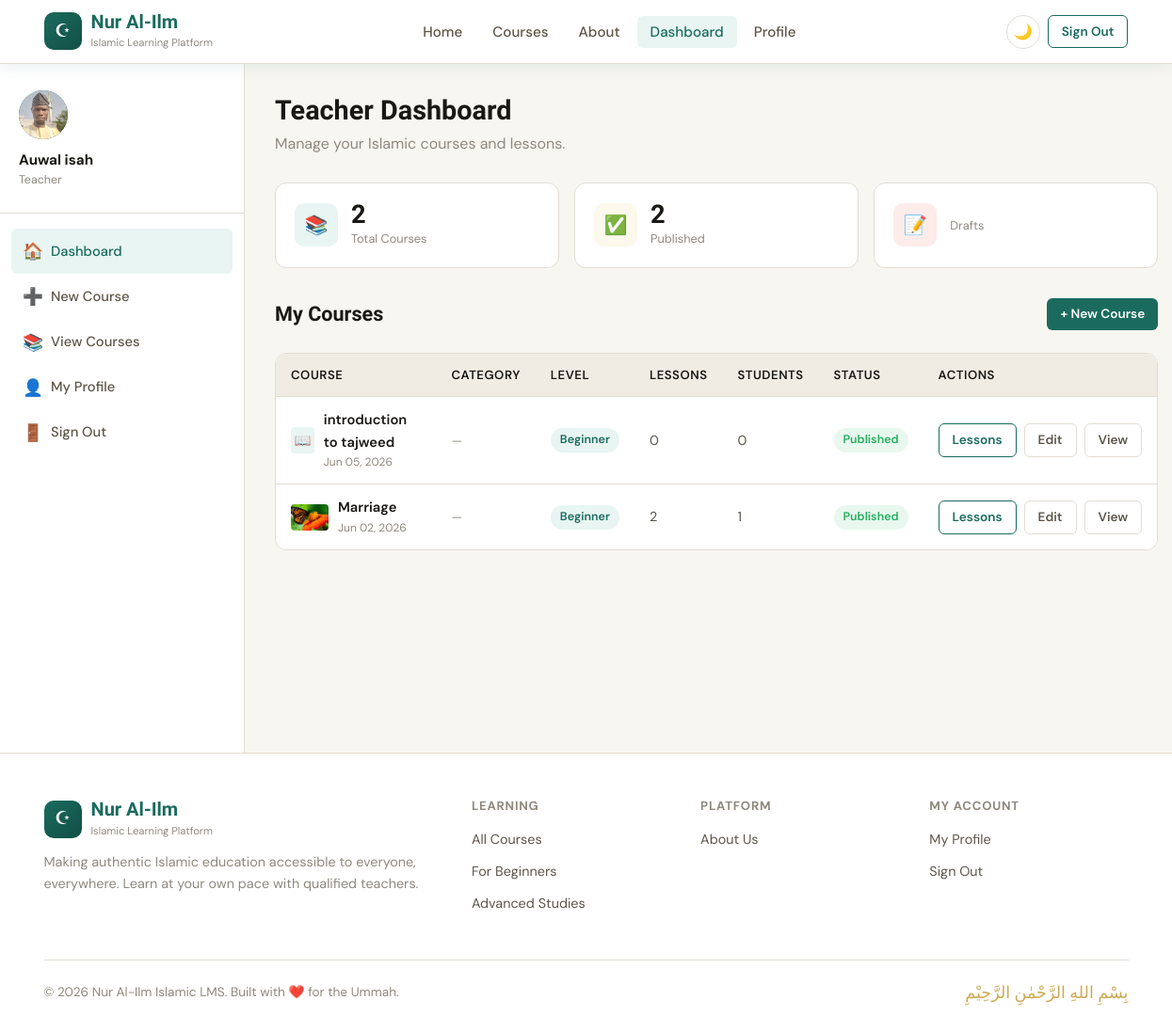
The app's page /courses/dashboard/teacher/ (signed in), older data.
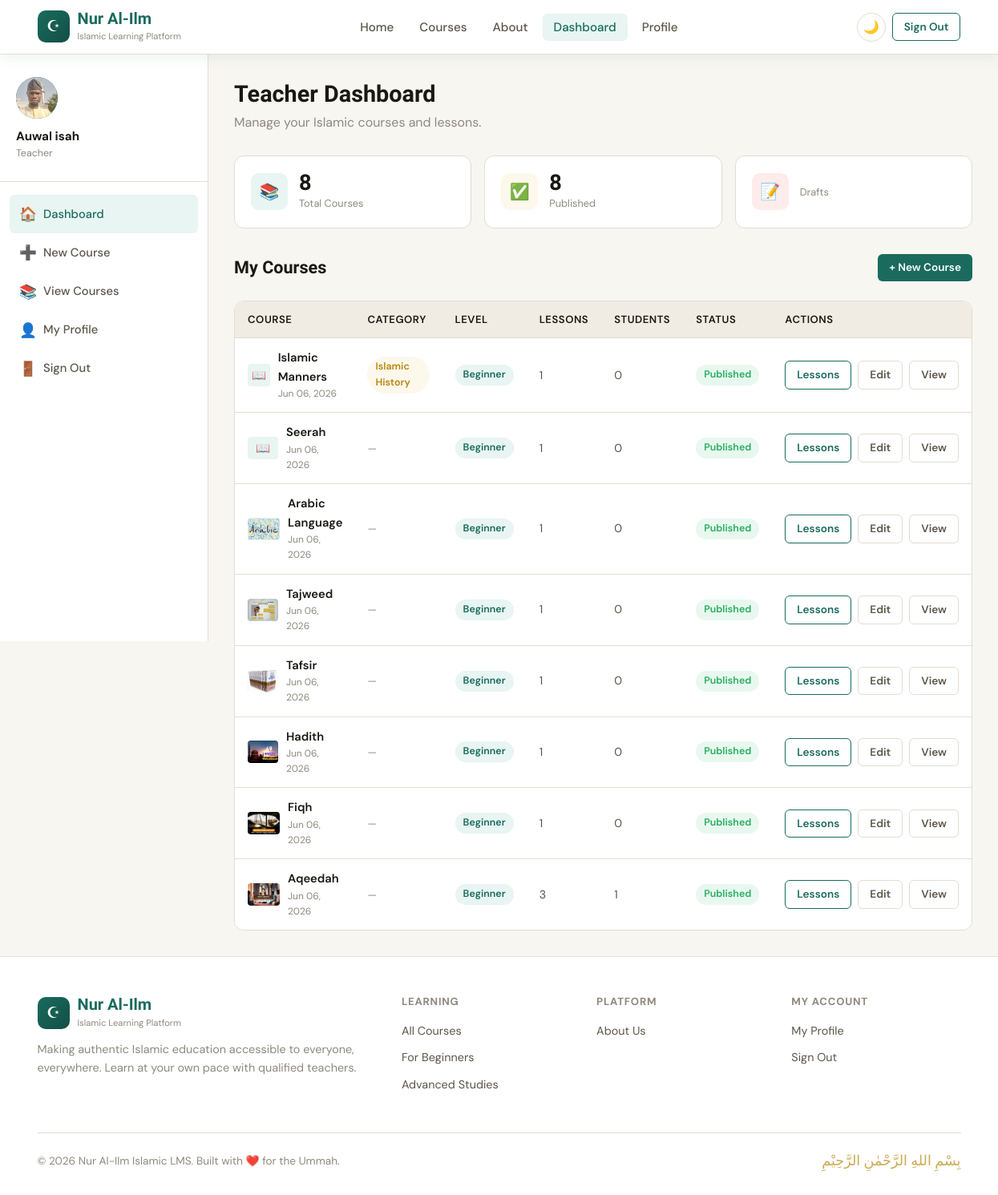
The same page, newer data.
### courses/models.py (models this page shows, shortened)
class Course(models.Model):
    class Level(models.TextChoices):
        BEGINNER = 'beginner', 'Beginner'
        INTERMEDIATE = 'intermediate', 'Intermediate'
        ADVANCED = 'advanced', 'Advanced'
    teacher = models.ForeignKey(
        settings.AUTH_USER_MODEL,
        on_delete=models.CASCADE,
        related_name='courses_taught',
        limit_choices_to={'role': 'teacher'},
    )
    category = models.ForeignKey(
        Category,
        on_delete=models.SET_NULL,
        null=True,
        blank=True,
        related_name='courses',
        help_text="The subject area this course belongs to.",
    )
    title = models.CharField(max_length=200)
    slug = models.SlugField(unique=True, blank=True)
    thumbnail = models.ImageField(upload_to='thumbnails/', blank=True, null=True)
    short_description = models.CharField(max_length=300)
    full_description = models.TextField()
    level = models.CharField(max_length=15, choices=Level.choices, default=Level.BEGINNER)
    duration = models.CharField(max_length=100, help_text="e.g. '8 weeks', '40 hours'")
    is_published = models.BooleanField(default=False)
    created_at = models.DateTimeField(auto_now_add=True)
    updated_at = models.DateTimeField(auto_now=True)
    class Meta:
        ordering = ['-created_at']
    @property
    def lesson_count(self):
        return self.lessons.count()
    @property
    def enrollment_count(self):
        return self.enrollments.count()

class Category(models.Model):
    name = models.CharField(max_length=100, unique=True)
    slug = models.SlugField(unique=True, blank=True)
    description = models.TextField(
        blank=True,
        null=True,
        help_text="Optional short description of this category.",
    )
    class Meta:
        verbose_name_plural = 'categories'
        ordering = ['name']

### courses/views.py (the view)
# urls.py: path('dashboard/teacher/', views.teacher_dashboard, name='teacher_dashboard'),
@login_required
def teacher_dashboard(request):
    if not request.user.is_teacher:
        if request.user.is_student:
            return redirect('student_dashboard')
        return redirect('home')
    courses = Course.objects.filter(teacher=request.user).select_related('category')
    context = {
        'courses': courses,
        'total_courses': courses.count(),
        'published_count': courses.filter(is_published=True).count(),
    }
    return render(request, 'courses/teacher_dashboard.html', context)

### accounts/models.py (called while the page is built)
    @property
    def is_student(self):
        return self.role == self.Role.STUDENT

    @property
    def is_teacher(self):
        return self.role == self.Role.TEACHER

### courses/templates/courses/teacher_dashboard.html (shortened to what the changed rows need)
{% extends 'base.html' %}
{% block content %}
<div class="dashboard-layout">
  <div class="dashboard-main">
    <div class="dashboard-header">
      <h1>Teacher Dashboard</h1>
    </div>
    <div class="stats-row">
      <div class="stat-card">
        <div>
          <div class="stat-card-num">{{ total_courses }}</div>
          <div class="stat-card-label">Total Courses</div>
        </div>
      </div>
      <div class="stat-card">
        <div>
          <div class="stat-card-num">{{ published_count }}</div>
          <div class="stat-card-label">Published</div>
        </div>
      </div>
    </div>
    {% if courses %}
      <div class="table-wrap">
        <table>
          <thead>
            <tr>
              <th>Course</th>
              <th>Category</th>
              <th>Level</th>
              <th>Lessons</th>
              <th>Students</th>
              <th>Status</th>
              <th>Actions</th>
            </tr>
          </thead>
          <tbody>
            {% for course in courses %}
              <tr>
                <td>
                  <div style="display:flex;align-items:center;gap:10px;">
                    {% if course.thumbnail %}
                      <img src="{{ course.thumbnail.url }}" alt="" style="width:40px;height:28px;object-fit:cover;border-radius:4px;">
                    {% else %}
                      <div style="width:40px;height:28px;background:var(--primary-l);border-radius:4px;display:flex;align-items:center;justify-content:center;font-size:.9rem;">📖</div>
                    {% endif %}
                    <div>
                      <div style="font-weight:600;color:var(--text);font-size:.92rem;">{{ course.title }}</div>
                      <div style="font-size:.75rem;color:var(--text-3);">{{ course.created_at|date:"M d, Y" }}</div>
                    </div>
                  </div>
                </td>
                <td>
                  {% if course.category %}
                    <span class="badge badge-gold">{{ course.category.name }}</span>
                  {% else %}
                    <span style="color:var(--text-3);font-size:.82rem;">—</span>
                  {% endif %}
                </td>
                <td>
                  <span class="badge badge-teal">{{ course.get_level_display }}</span>
                </td>
                <td>{{ course.lesson_count }}</td>
                <td>{{ course.enrollment_count }}</td>
                <td>
                  {% if course.is_published %}
                    <span class="badge badge-green">Published</span>
                  {% else %}
                    <span class="badge badge-gray">Draft</span>
                  {% endif %}
                </td>
                <td>
                  <div class="flex gap-1">
                    <a href="{% url 'course_manage' course.slug %}" class="btn btn-sm btn-outline">Lessons</a>
                    <a href="{% url 'course_edit' course.slug %}" class="btn btn-sm btn-ghost">Edit</a>
                    <a href="{% url 'course_detail' course.slug %}" class="btn btn-sm btn-ghost">View</a>
                  </div>
                </td>
              </tr>
            {% endfor %}
          </tbody>
        </table>
      </div>
    {% endif %}
  </div>
</div>
{% endblock %}

Row changes from the older to the newer data that the page shows:
removed Course: title "introduction to tajweed", created_at "Jun 05, 2026", level "Beginner", lesson_count "0", enrollment_count "0", is_published "Published"
removed Course: thumbnail (picture), title "Marriage", created_at "Jun 02, 2026", level "Beginner", lesson_count "2", enrollment_count "1", is_published "Published"
added Course: title "Islamic Manners", created_at "Jun 06, 2026", category.name "Islamic History", level "Beginner", lesson_count "1", enrollment_count "0", is_published "Published"
added Course: title "Seerah", created_at "Jun 06, 2026", level "Beginner", lesson_count "1", enrollment_count "0", is_published "Published"
added Course: thumbnail (picture), title "Arabic Language", created_at "Jun 06, 2026", level "Beginner", lesson_count "1", enrollment_count "0", is_published "Published"
added Course: thumbnail (picture), title "Tajweed", created_at "Jun 06, 2026", level "Beginner", lesson_count "1", enrollment_count "0", is_published "Published"
added Course: thumbnail (picture), title "Tafsir", created_at "Jun 06, 2026", level "Beginner", lesson_count "1", enrollment_count "0", is_published "Published"
added Course: thumbnail (picture), title "Hadith", created_at "Jun 06, 2026", level "Beginner", lesson_count "1", enrollment_count "0", is_published "Published"
added Course: thumbnail (picture), title "Fiqh", created_at "Jun 06, 2026", level "Beginner", lesson_count "1", enrollment_count "0", is_published "Published"
added Course: thumbnail (picture), title "Aqeedah", created_at "Jun 06, 2026", level "Beginner", lesson_count "3", enrollment_count "1", is_published "Published"
Text that changed along with them:
{{ total_courses }}: "2" → "8"
{{ published_count }}: "2" → "8"
